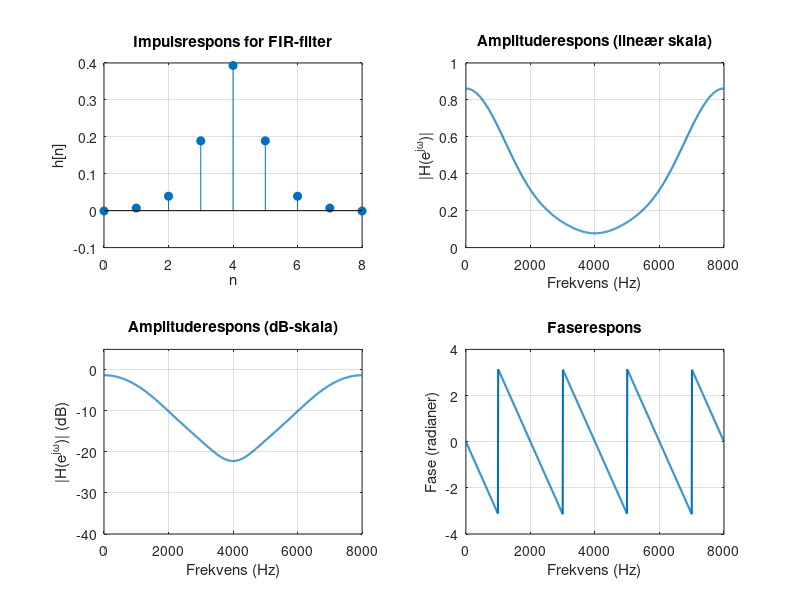

The MATLAB script that drew this image:
% Parametre
N = 9;                  % Filterlængde
fs = 8000;              % Samplefrekvens i Hz
frequencies = [0, 750, 1000, 1500, fs/2]; % Frekvenser i Hz
gains_dB = [0, -1, -3, -10, -40];         % Gain i dB (krav)

% Konverter gain fra dB til lineær skala
gains_linear = 10.^(gains_dB / 20);

% Normér frekvenserne til [0, 1] (Nyquist-normalisering)
f_norm = frequencies / (fs / 2);

% Design impulssvaret med `fir2`
h = fir2(N-1, f_norm, gains_linear);

% Beregn frekvensrespons til visualisering
[H, omega] = freqz(h, 1, 1024, 'whole', fs);

% Beregn frekvensrespons i dB
H_dB = 20 * log10(abs(H));

% Plot impulssvaret
figure(6);
subplot(2, 2, 1);
stem(0:N-1, h, 'filled');
xlabel('n'); ylabel('h[n]');
title('Impulsrespons for FIR-filter');
grid on;

% Plot amplituderespons (lineær skala)
figure(6);
subplot(2, 2, 2);
plot(omega, abs(H), 'LineWidth', 1.5);
xlabel('Frekvens (Hz)'); ylabel('|H(e^{j\omega})|');
title('Amplituderespons (lineær skala)');
grid on;
xlim([0 8000]);

% Plot amplituderespons (dB skala)
figure(6);
subplot(2, 2, 3);
plot(omega, H_dB, 'LineWidth', 1.5);
xlabel('Frekvens (Hz)'); ylabel('|H(e^{j\omega})| (dB)');
title('Amplituderespons (dB-skala)');
ylim([-40 5]); % Begræns y-aksen til at fokusere på relevante værdier
grid on;
xlim([0 8000]);

% Plot faserespons
figure(6);
subplot(2, 2, 4);
plot(omega, angle(H), 'LineWidth', 1.5);
xlabel('Frekvens (Hz)'); ylabel('Fase (radianer)');
title('Faserespons');
grid on;
xlim([0 8000]);

